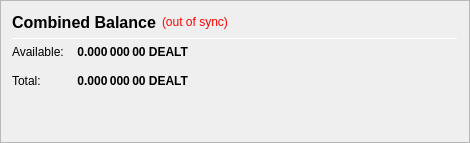
                   <widget class="QFrame" name="frame_CombinedBalances">
                    <property name="minimumSize">
                     <size>
                      <width>470</width>
                      <height>0</height>
                     </size>
                    </property>
                    <property name="frameShape">
                     <enum>QFrame::StyledPanel</enum>
                    </property>
                    <property name="frameShadow">
                     <enum>QFrame::Raised</enum>
                    </property>
                    <layout class="QVBoxLayout" name="verticalLayout_5">
                     <item>
                      <layout class="QHBoxLayout" name="horizontalLayout_5" stretch="0,0,0">
                       <item>
                        <widget class="QLabel" name="label_5z">
                         <property name="minimumSize">
                          <size>
                           <width>0</width>
                           <height>20</height>
                          </size>
                         </property>
                         <property name="font">
                          <font>
                           <pointsize>12</pointsize>
                           <weight>75</weight>
                           <bold>true</bold>
                          </font>
                         </property>
                         <property name="toolTip">
                          <string>Combined Balance (including unconfirmed and immature coins)</string>
                         </property>
                         <property name="text">
                          <string>Combined Balance</string>
                         </property>
                        </widget>
                       </item>
                       <item>
                        <widget class="QLabel" name="labelWalletStatus">
                         <property name="cursor">
                          <cursorShape>WhatsThisCursor</cursorShape>
                         </property>
                         <property name="toolTip">
                          <string>The displayed information may be out of date. Your wallet automatically synchronizes with the idealgoldv2 network after a connection is established, but this process has not completed yet.</string>
                         </property>
                         <property name="styleSheet">
                          <string notr="true">QLabel { color: red; }</string>
                         </property>
                         <property name="text">
                          <string notr="true">(out of sync)</string>
                         </property>
                         <property name="alignment">
                          <set>Qt::AlignLeading|Qt::AlignLeft|Qt::AlignVCenter</set>
                         </property>
                        </widget>
                       </item>
                       <item>
                        <spacer name="horizontalSpacer_1">
                         <property name="orientation">
                          <enum>Qt::Horizontal</enum>
                         </property>
                         <property name="sizeHint" stdset="0">
                          <size>
                           <width>40</width>
                           <height>20</height>
                          </size>
                         </property>
                        </spacer>
                       </item>
                      </layout>
                     </item>
                     <item>
                      <widget class="Line" name="line_CombinedBalance">
                       <property name="minimumSize">
                        <size>
                         <width>0</width>
                         <height>1</height>
                        </size>
                       </property>
                       <property name="maximumSize">
                        <size>
                         <width>16777215</width>
                         <height>1</height>
                        </size>
                       </property>
                       <property name="orientation">
                        <enum>Qt::Horizontal</enum>
                       </property>
                      </widget>
                     </item>
                     <item>
                      <layout class="QGridLayout" name="gridLayout_3">
                       <property name="spacing">
                        <number>12</number>
                       </property>
                       <item row="1" column="0">
                        <widget class="QLabel" name="labelBalanceTextz">
                         <property name="text">
                          <string>Available:</string>
                         </property>
                        </widget>
                       </item>
                       <item row="1" column="1">
                        <widget class="QLabel" name="labelBalancez">
                         <property name="font">
                          <font>
                           <weight>75</weight>
                           <bold>true</bold>
                          </font>
                         </property>
                         <property name="cursor">
                          <cursorShape>IBeamCursor</cursorShape>
                         </property>
                         <property name="toolTip">
                          <string>Your current spendable balance</string>
                         </property>
                         <property name="text">
                          <string notr="true">0.000 000 00 DEALT</string>
                         </property>
                         <property name="alignment">
                          <set>Qt::AlignRight|Qt::AlignTrailing|Qt::AlignVCenter</set>
                         </property>
                         <property name="textInteractionFlags">
                          <set>Qt::LinksAccessibleByMouse|Qt::TextSelectableByKeyboard|Qt::TextSelectableByMouse</set>
                         </property>
                        </widget>
                       </item>
                       <item row="2" column="0">
                        <widget class="QLabel" name="labelTotalTextz">
                         <property name="text">
                          <string>Total:</string>
                         </property>
                        </widget>
                       </item>
                       <item row="2" column="1">
                        <widget class="QLabel" name="labelTotalz">
                         <property name="font">
                          <font>
                           <weight>75</weight>
                           <bold>true</bold>
                          </font>
                         </property>
                         <property name="cursor">
                          <cursorShape>IBeamCursor</cursorShape>
                         </property>
                         <property name="toolTip">
                          <string>Total Balance, including all unavailable coins.</string>
                         </property>
                         <property name="text">
                          <string notr="true">0.000 000 00 DEALT</string>
                         </property>
                         <property name="alignment">
                          <set>Qt::AlignRight|Qt::AlignTrailing|Qt::AlignVCenter</set>
                         </property>
                         <property name="textInteractionFlags">
                          <set>Qt::LinksAccessibleByMouse|Qt::TextSelectableByKeyboard|Qt::TextSelectableByMouse</set>
                         </property>
                        </widget>
                       </item>
                       <item row="2" column="3">
                        <spacer name="horizontalSpacer_2">
                         <property name="orientation">
                          <enum>Qt::Horizontal</enum>
                         </property>
                         <property name="sizeHint" stdset="0">
                          <size>
                           <width>40</width>
                           <height>20</height>
                          </size>
                         </property>
                        </spacer>
                       </item>
                      </layout>
                     </item>
                     <item>
                      <spacer name="verticalSpacer_1">
                       <property name="orientation">
                        <enum>Qt::Vertical</enum>
                       </property>
                       <property name="sizeHint" stdset="0">
                        <size>
                         <width>20</width>
                         <height>40</height>
                        </size>
                       </property>
                      </spacer>
                     </item>
                    </layout>
                   </widget>
